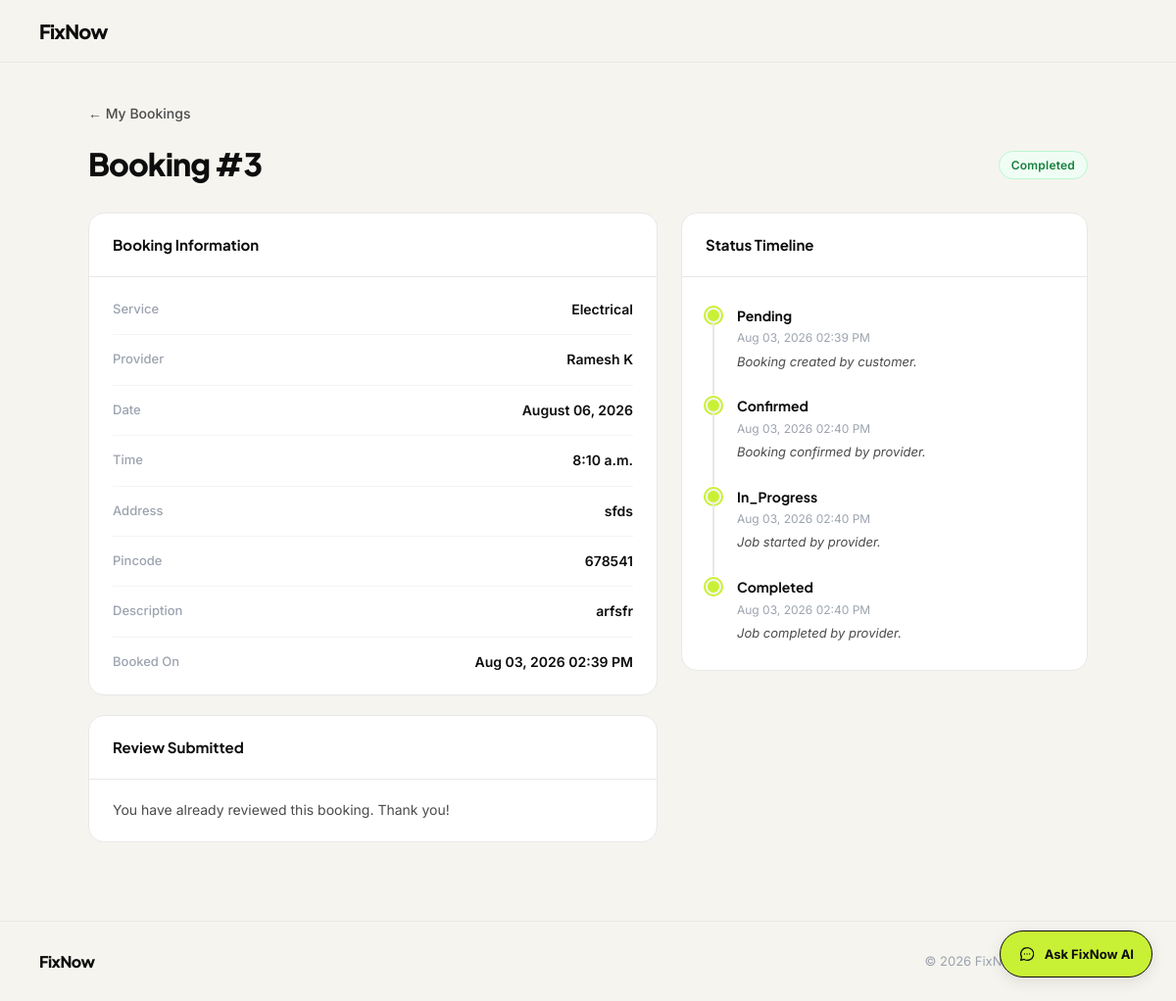
Screenshot of /my/bookings/3/ (signed in) with the database file from the repository.
### fixnow_app/models.py (models this page shows, shortened)
class Booking(models.Model):
    STATUS_CHOICES = (
        ('pending',     'Pending'),
        ('confirmed',   'Confirmed'),
        ('in_progress', 'In Progress'),
        ('completed',   'Completed'),
        ('rejected',    'Rejected'),
        ('cancelled',   'Cancelled'),
    )
    customer = models.ForeignKey(CustomUser, on_delete=models.CASCADE, related_name='bookings')
    provider = models.ForeignKey(ProviderProfile, on_delete=models.CASCADE, related_name='bookings')
    category = models.ForeignKey(ServiceCategory, on_delete=models.SET_NULL, null=True)
    description = models.TextField()
    scheduled_date = models.DateField()
    scheduled_time = models.TimeField()
    address = models.TextField()
    pincode = models.CharField(max_length=10)
    status = models.CharField(max_length=20, choices=STATUS_CHOICES, default='pending')
    created_at = models.DateTimeField(auto_now_add=True)
    updated_at = models.DateTimeField(auto_now=True)
    class Meta:
        ordering = ['-created_at']

class ServiceCategory(models.Model):
    name = models.CharField(max_length=100)
    slug = models.SlugField(unique=True)
    icon = models.ImageField(upload_to='category_icons/', blank=True, null=True)
    description = models.TextField(blank=True)
    is_active = models.BooleanField(default=True)
    created_at = models.DateTimeField(auto_now_add=True)
    class Meta:
        verbose_name_plural = 'Service Categories'
        ordering = ['name']

class ProviderProfile(models.Model):
    STATUS_CHOICES = (
        ('pending', 'Pending'),
        ('approved', 'Approved'),
        ('rejected', 'Rejected'),
        ('suspended', 'Suspended'),
    )
    user = models.OneToOneField(CustomUser, on_delete=models.CASCADE, related_name='provider_profile')
    category = models.ForeignKey(ServiceCategory, on_delete=models.SET_NULL, null=True, blank=True, related_name='providers')
    custom_category_request = models.CharField(max_length=200, blank=True, null=True)
    bio = models.TextField(blank=True)
    experience_years = models.IntegerField(default=0)
    profile_photo = models.ImageField(upload_to='provider_photos/', blank=True, null=True)
    id_proof = models.FileField(upload_to='id_proofs/', blank=True, null=True)
    service_pincodes = models.ManyToManyField(ServicePincode, blank=True, related_name='providers')
    is_available = models.BooleanField(default=True)
    avg_rating = models.DecimalField(max_digits=3, decimal_places=2, default=0.00)
    status = models.CharField(max_length=20, choices=STATUS_CHOICES, default='pending')
    created_at = models.DateTimeField(auto_now_add=True)
    updated_at = models.DateTimeField(auto_now=True)

class CustomUser(AbstractUser):
    USER_TYPE_CHOICES = (
        ('customer', 'Customer'),
        ('provider', 'Provider'),
    )
    username = None
    email = models.EmailField(unique=True)
    phone = models.CharField(max_length=20, blank=True, null=True)
    user_type = models.CharField(max_length=20, choices=USER_TYPE_CHOICES, blank=True, null=True)
    created_at = models.DateTimeField(auto_now_add=True)
    updated_at = models.DateTimeField(auto_now=True)
    USERNAME_FIELD = 'email'
    REQUIRED_FIELDS = []
    objects = CustomUserManager()

class BookingStatusLog(models.Model):
    booking = models.ForeignKey(Booking, on_delete=models.CASCADE, related_name='status_logs')
    status = models.CharField(max_length=20)
    changed_by = models.ForeignKey(CustomUser, on_delete=models.SET_NULL, null=True)
    note = models.TextField(blank=True)
    timestamp = models.DateTimeField(auto_now_add=True)
    class Meta:
        ordering = ['timestamp']

### fixnow_app/views/auth_views.py (the view)
# urls.py: path('my/bookings/<int:booking_id>/', views.customer_booking_detail, name='customer_booking_detail'),
@login_required(login_url='user_login')
def customer_booking_detail(request, booking_id):
    if request.user.user_type != 'customer':
        return redirect('user_login')
    from ..models import Booking, Review
    booking = get_object_or_404(
        Booking, id=booking_id, customer=request.user
    )
    status_logs = booking.status_logs.select_related('changed_by').all()
    has_review = Review.objects.filter(booking=booking).exists()
    return render(request, 'frontend/customer_booking_detail.html', {
        'booking': booking,
        'status_logs': status_logs,
        'has_review': has_review,
    })

### templates/frontend/customer_booking_detail.html (shortened to what this page needs)
{% load static %}
<!DOCTYPE html>
<html lang="en">
<head>
    <link rel="stylesheet" href="{% static 'css/fixnow.css' %}">
</head>
<body>
<nav class="fn-navbar">
    <a href="{% url 'home' %}" class="fn-navbar__logo">FixNow</a>
</nav>
<div class="fn-container" style="padding-top:40px; padding-bottom:80px;">
    <a href="{% url 'customer_dashboard' %}" class="fn-back">← My Bookings</a>
    <div style="display:flex; align-items:center; justify-content:space-between; margin-bottom:32px; flex-wrap:wrap; gap:12px;">
        <h1 class="fn-display fn-display-sm">Booking #{{ booking.id }}</h1>
        {% if booking.status == 'pending' %}<span class="fn-badge fn-badge-pending">Pending</span>
        {% elif booking.status == 'confirmed' %}<span class="fn-badge fn-badge-confirmed">Confirmed</span>
        {% elif booking.status == 'in_progress' %}<span class="fn-badge fn-badge-progress">In Progress</span>
        {% elif booking.status == 'completed' %}<span class="fn-badge fn-badge-completed">Completed</span>
        {% elif booking.status == 'rejected' %}<span class="fn-badge fn-badge-rejected">Rejected</span>
        {% elif booking.status == 'cancelled' %}<span class="fn-badge fn-badge-cancelled">Cancelled</span>
        {% endif %}
    </div>
    <div class="detail-grid">
        <div style="display:flex; flex-direction:column; gap:20px;">
            <div class="detail-card">
                <div class="detail-card-header">
                    <span class="detail-card-title">Booking Information</span>
                </div>
                <div class="detail-card-body">
                    <div class="fn-info-row"><span class="fn-info-label">Service</span><span class="fn-info-value">{{ booking.category.name }}</span></div>
                    <div class="fn-info-row"><span class="fn-info-label">Provider</span><span class="fn-info-value">{{ booking.provider.user.get_full_name }}</span></div>
                    <div class="fn-info-row"><span class="fn-info-label">Date</span><span class="fn-info-value">{{ booking.scheduled_date|date:"F d, Y" }}</span></div>
                    <div class="fn-info-row"><span class="fn-info-label">Time</span><span class="fn-info-value">{{ booking.scheduled_time }}</span></div>
                    <div class="fn-info-row"><span class="fn-info-label">Address</span><span class="fn-info-value" style="max-width:200px; text-align:right;">{{ booking.address }}</span></div>
                    <div class="fn-info-row"><span class="fn-info-label">Pincode</span><span class="fn-info-value">{{ booking.pincode }}</span></div>
                    <div class="fn-info-row"><span class="fn-info-label">Description</span><span class="fn-info-value" style="max-width:200px; text-align:right;">{{ booking.description }}</span></div>
                    <div class="fn-info-row"><span class="fn-info-label">Booked On</span><span class="fn-info-value">{{ booking.created_at|date:"M d, Y h:i A" }}</span></div>
                </div>
            </div>
            {% if booking.status == 'completed' %}
                {% if has_review %}
                <div class="detail-card">
                    <div class="detail-card-header"><span class="detail-card-title">Review Submitted</span></div>
                    <div style="padding:20px 24px; font-size:14px; color:var(--fn-text-2);">You have already reviewed this booking. Thank you!</div>
                </div>
                {% endif %}
            {% endif %}
        </div>
        <div class="detail-card">
            <div class="detail-card-header"><span class="detail-card-title">Status Timeline</span></div>
            <div style="padding:20px 24px;">
                <div class="fn-timeline">
                    {% for log in status_logs %}
                    <div class="fn-timeline-item">
                        <div class="fn-timeline-dot"></div>
                        <div>
                            <div class="fn-timeline-status">{{ log.status|title }}</div>
                            <div class="fn-timeline-meta">{{ log.timestamp|date:"M d, Y h:i A" }}</div>
                            {% if log.note %}<div class="fn-timeline-note">{{ log.note }}</div>{% endif %}
                        </div>
                    </div>
                    {% empty %}
                    <p style="font-size:14px; color:var(--fn-text-3);">No updates yet.</p>
                    {% endfor %}
                </div>
            </div>
        </div>
    </div>
</div>
<footer class="fn-footer">
    <span class="fn-footer__logo">FixNow</span>
    <span class="fn-footer__copy">© 2026 FixNow · Built by <a href="https://abhijithp.vercel.app/" target="_blank" rel="noopener">Abhijith P</a></span>
</footer>
{% if request.user.is_authenticated and request.user.user_type == 'customer' %}
    {% include "frontend/ai_chat_widget.html" %}
{% endif %}
</body>
</html>

### static/css/fixnow.css (style rules this page uses)
:root { --fn-bg: #f5f4ef; --fn-bg-card: #ffffff; --fn-border: #e8e8e8; --fn-text-1: #0d0d0d; --fn-text-2: #4b4b4b; --fn-text-3: #9ca3af; --fn-accent: #c8f135; --fn-accent-dark: #a8cc1a; --fn-red: #ef4444; --fn-font-head: 'Plus Jakarta Sans', sans-serif; --fn-font-body: 'Inter', sans-serif; --fn-radius-card: 16px; --fn-radius-btn: 50px; --fn-shadow-card: 0 1px 3px rgba(0,0,0,0.06); --fn-shadow-action: 0 4px 16px rgba(0,0,0,0.10); --fn-max-width: 1100px; --fn-pad-section: 100px; --fn-pad-mobile: 40px; }
*, *::before, *::after { box-sizing: border-box; margin: 0; padding: 0; }
html { scroll-behavior: smooth; }
body { font-family: var(--fn-font-body); background: var(--fn-bg); color: var(--fn-text-1); font-size: 15px; line-height: 1.6; -webkit-font-smoothing: antialiased; }
a { color: inherit; text-decoration: none; }
.fn-display { font-family: var(--fn-font-head); font-weight: 800; line-height: 1.05; letter-spacing: -0.03em; color: var(--fn-text-1); }
.fn-display-sm { font-size: clamp(22px, 3vw, 32px); }
.fn-container { max-width: var(--fn-max-width); margin: 0 auto; padding: 0 40px; }
.fn-navbar { position: sticky; top: 0; z-index: 100; background: var(--fn-bg); border-bottom: 1px solid var(--fn-border); padding: 0 40px; height: 64px; display: flex; align-items: center; justify-content: space-between; }
.fn-navbar__logo { font-family: var(--fn-font-head); font-size: 20px; font-weight: 800; letter-spacing: -0.04em; color: var(--fn-text-1); text-decoration: none; }
.fn-badge { display: inline-flex; align-items: center; padding: 4px 12px; border-radius: 20px; font-size: 12px; font-weight: 600; font-family: var(--fn-font-body); letter-spacing: 0.2px; }
.fn-badge-completed { background: #f0fdf4; color: #15803d; border: 1px solid #bbf7d0; }
.fn-timeline { padding: 8px 0; }
.fn-timeline-item { display: flex; gap: 16px; padding-bottom: 24px; position: relative; }
.fn-timeline-item:last-child { padding-bottom: 0; }
.fn-timeline-item:not(:last-child)::before { content: ''; position: absolute; left: 7px; top: 18px; bottom: 0; width: 2px; background: var(--fn-border); }
.fn-timeline-dot { width: 16px; height: 16px; border-radius: 50%; background: var(--fn-accent); flex-shrink: 0; margin-top: 3px; border: 2px solid var(--fn-bg); box-shadow: 0 0 0 2px var(--fn-accent); }
.fn-timeline-status { font-size: 14px; font-weight: 700; color: var(--fn-text-1); margin-bottom: 2px; font-family: var(--fn-font-head); }
.fn-timeline-meta { font-size: 12px; color: var(--fn-text-3); }
.fn-timeline-note { font-size: 13px; color: var(--fn-text-2); margin-top: 4px; font-style: italic; }
.fn-back { display: inline-flex; align-items: center; gap: 8px; font-size: 14px; font-weight: 500; color: var(--fn-text-2); text-decoration: none; margin-bottom: 24px; transition: color 0.2s; }
.fn-footer { border-top: 1px solid var(--fn-border); padding: 28px 40px; display: flex; justify-content: space-between; align-items: center; background: var(--fn-bg); margin-top: auto; }
.fn-footer__logo { font-family: var(--fn-font-head); font-size: 16px; font-weight: 800; letter-spacing: -0.03em; color: var(--fn-text-1); }
.fn-footer__copy { font-size: 13px; color: var(--fn-text-3); }
.fn-footer__copy a { color: var(--fn-text-2); font-weight: 500; text-decoration: underline; text-decoration-color: var(--fn-border); text-underline-offset: 3px; transition: color 0.2s; }
.fn-info-row { display: flex; justify-content: space-between; align-items: flex-start; padding: 14px 0; border-bottom: 1px solid #f3f4f6; gap: 20px; }
.fn-info-row:last-child { border-bottom: none; }
.fn-info-label { font-size: 13px; color: var(--fn-text-3); font-weight: 500; flex-shrink: 0; }
.fn-info-value { font-size: 14px; color: var(--fn-text-1); font-weight: 600; text-align: right; }

### templates/frontend/customer_booking_detail.html (style rules this page uses)
.detail-grid { display: grid; grid-template-columns: 1.4fr 1fr; gap: 24px; align-items: start; }
.detail-card { background: var(--fn-bg-card); border: 1px solid var(--fn-border); border-radius: var(--fn-radius-card); overflow: hidden; }
.detail-card-header { padding: 20px 24px; border-bottom: 1px solid var(--fn-border); display: flex; justify-content: space-between; align-items: center; }
.detail-card-title { font-family: var(--fn-font-head); font-size: 15px; font-weight: 700; color: var(--fn-text-1); }
.detail-card-body { padding: 8px 24px; }

### rows the page displays
Booking: id "3", category.name "Electrical", provider.user.get_full_name "Ramesh K", scheduled_date "August 06, 2026", scheduled_time "8:10 a.m.", address "sfds", pincode "678541", description "arfsfr", created_at "Aug 03, 2026 02:39 PM"
BookingStatusLog: status "Pending", timestamp "Aug 03, 2026 02:39 PM", note "Booking created by customer."
BookingStatusLog: status "Confirmed", timestamp "Aug 03, 2026 02:40 PM", note "Booking confirmed by provider."
BookingStatusLog: status "In_Progress", timestamp "Aug 03, 2026 02:40 PM", note "Job started by provider."
BookingStatusLog: status "Completed", timestamp "Aug 03, 2026 02:40 PM", note "Job completed by provider."
